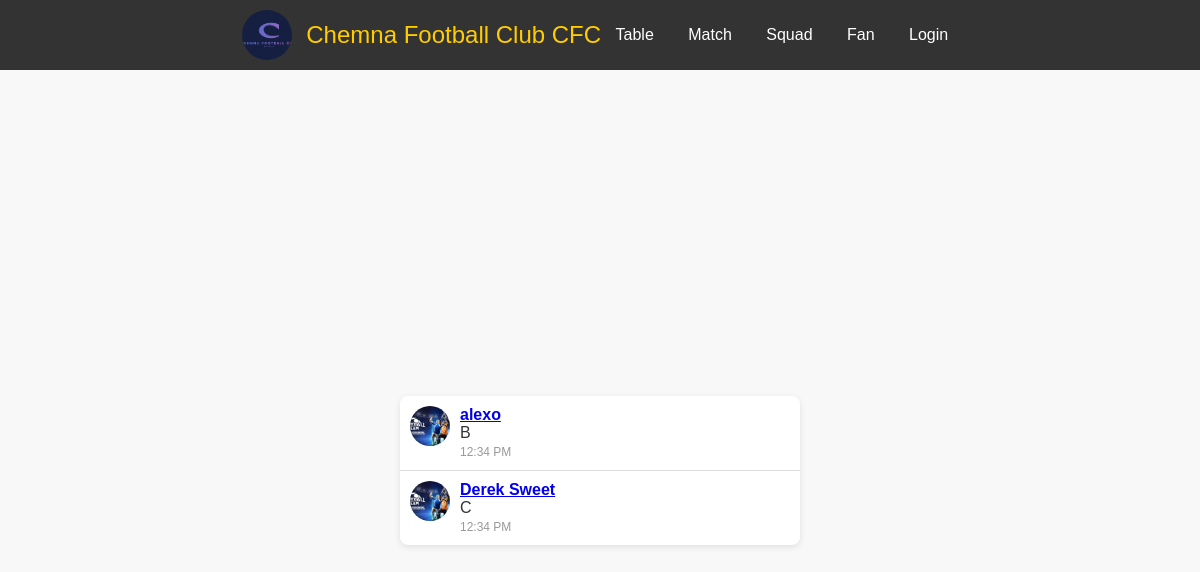
Before: /fan_list with the older database file.
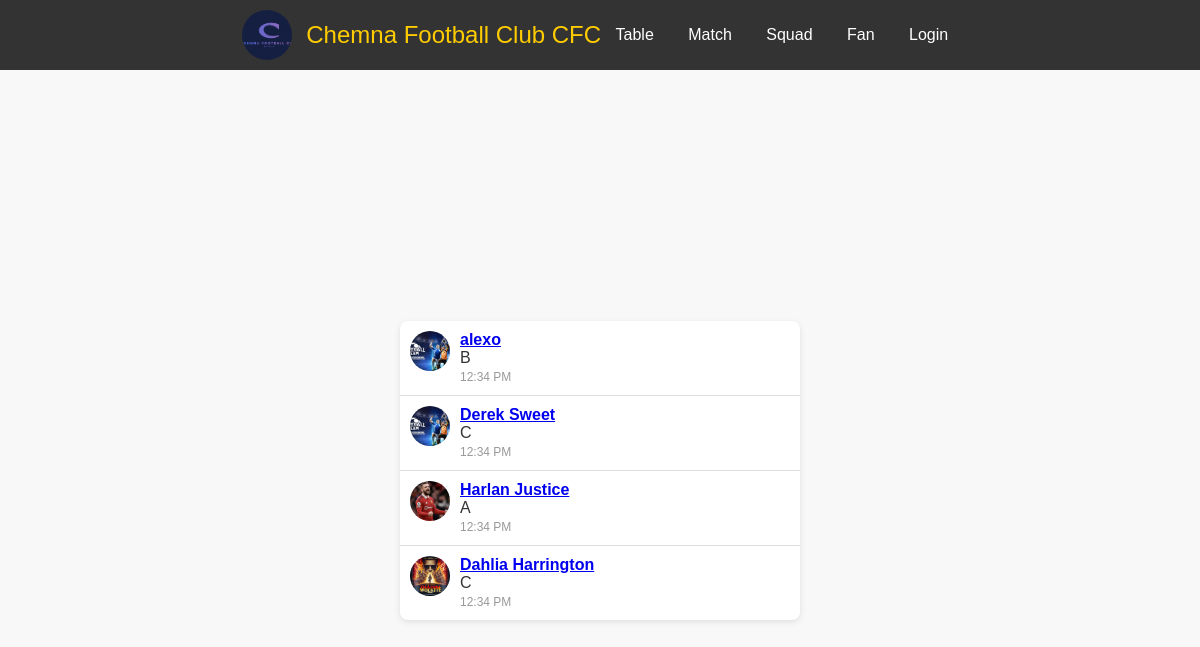
After: the same page with the newer database file.
### chemnaFC/models.py (models this page shows, shortened)
class Fans(models.Model):
    fan_picture=models.FileField(upload_to="images", null=True)
    name = models.CharField(max_length=100)
    gender = models.CharField(max_length=1, choices=(('M', 'Male'), ('F', 'Female')))
    fan_level = models.CharField(max_length=1, choices=(('C', "level3"), ('B', "level2"), ('A', "Topfan")))
    email = models.EmailField()
    password = models.CharField(max_length=100)

### chemnaFC/views.py (the view)
# urls.py: path("fan_list",views.FansListView.as_view(), name ="fan_list_page"),
class FansListView(ListView):
    template_name="chemnaFC/fan_list.html"
    model=Fans
    context_object_name= "fan_list"

### chemnaFC/templates/chemnaFC/fan_list.html (shortened to what this page needs)
{% extends "base.html" %}
{% block content %}
<header>{% include "chemnaFC/header/header.html" %}</header>
<div class="container">
  <ul class="chat">
    {% for fan in fan_list %}
      <li class="message">
        <div class="fan-picture">
          <a href="{% url 'single_fan_page' fan.pk %}"><img src="{{ fan.fan_picture.url }}" alt="fan image"></a>
        </div>
        <div>
          <span class="fan-name">
            {% if fan.user == request.user %}
              <a href="{% url 'profile_page' %}">{{ fan.name }}</a>
            {% else %}
              <a href="{% url 'single_fan_page' fan.pk %}">{{ fan.name }}</a>
            {% endif %}
          </span>
          <p class="fan-text">{{ fan.fan_level }}</p>
          <span class="fan-time">12:34 PM</span>
        </div>
      </li>
    {% endfor %}
  </ul>
</div>
{% endblock %}

### templates/base.html (shortened to what this page needs)
{% load static  %}
<!DOCTYPE html>
<html lang="en">
<head>
</head>
<body>
   {%block content%} {%endblock%}
</body>
</html>

### chemnaFC/templates/chemnaFC/header/header.html (shortened to what this page needs)
{% load static %}
<header class="header">
  <div class="logo">
    <img src="{% static 'chemnaFC/images/logo.png' %}" alt="logo">
  </div>
  <a href="{% url 'index_page' %}" class="club-name">Chemna Football Club CFC</a>
  <ul class="navigation">
    <li><a href="{% url 'table_page' %}">Table</a></li>
    <li><a href="{% url 'match_page' %}">Match</a></li>
    <li><a href="{% url 'squad_page' %}">Squad</a></li>
    <li><a href="{% url 'fanPage' %}">Fan</a></li>
  {% if user.is_authenticated %}
    <li>{{request.user}}</li>
    <li><a href="{% url 'logout_page' %}">Logout</a></li>
    {% else %}
    <li><a href="{% url 'login_page' %}">Login</a></li>
    {% endif %}
  </ul>
</header>

### chemnaFC/templates/chemnaFC/fan_list.html (style rules this page uses)
body { margin: 0; padding: 0; font-family: Arial, sans-serif; background-color: #f8f8f8; }
.container { display: flex; flex-direction: column; align-items: center; justify-content: center; min-height: 100vh; background-color: #f8f8f8; }
.chat { list-style: none; padding: 0; margin: 0; width: 400px; box-shadow: 0 2px 6px rgba(0, 0, 0, 0.1); border-radius: 8px; background-color: #fff; overflow-y: auto; max-height: 500px; }
.message { padding: 10px; border-bottom: 1px solid #ddd; display: flex; align-items: flex-start; }
.message:last-child { border-bottom: none; }
.message .fan-picture { width: 40px; height: 40px; border-radius: 50%; overflow: hidden; margin-right: 10px; }
.message .fan-picture img { width: 100%; height: 100%; object-fit: cover; }
.message .fan-name { font-weight: bold; color: #333; }
.message .fan-text { color: #333; }
.message .fan-time { margin-left: auto; font-size: 12px; color: #999; }

### chemnaFC/templates/chemnaFC/header/header.html (style rules this page uses)
* { margin: 0; padding: 0; box-sizing: border-box; }
.header { background-color: #333; padding: 10px; text-align: center; color: #fff; font-family: Arial, sans-serif; }
.logo { display: inline-block; vertical-align: middle; width: 50px; height: 50px; border-radius: 50%; overflow: hidden; margin-right: 10px; }
.logo img { width: 100%; height: 100%; object-fit: cover; }
.club-name { display: inline-block; vertical-align: middle; font-size: 24px; color: #ffcc00; text-decoration: none; transition: color 0.3s ease; }
.navigation { display: inline-block; vertical-align: middle; list-style-type: none; margin: 0; padding: 0; }
.navigation li { display: inline-block; margin-right: 10px; }
.navigation li:last-child { margin-right: 0; }
.navigation li a { text-decoration: none; color: #fff; padding: 5px 10px; border-radius: 4px; transition: background-color 0.3s ease; background-color: #333; }

Changed rows visible on the page:
added Fans: fan_picture (picture), name "Harlan Justice", fan_level "A"
added Fans: fan_picture (picture), name "Dahlia Harrington", fan_level "C"
